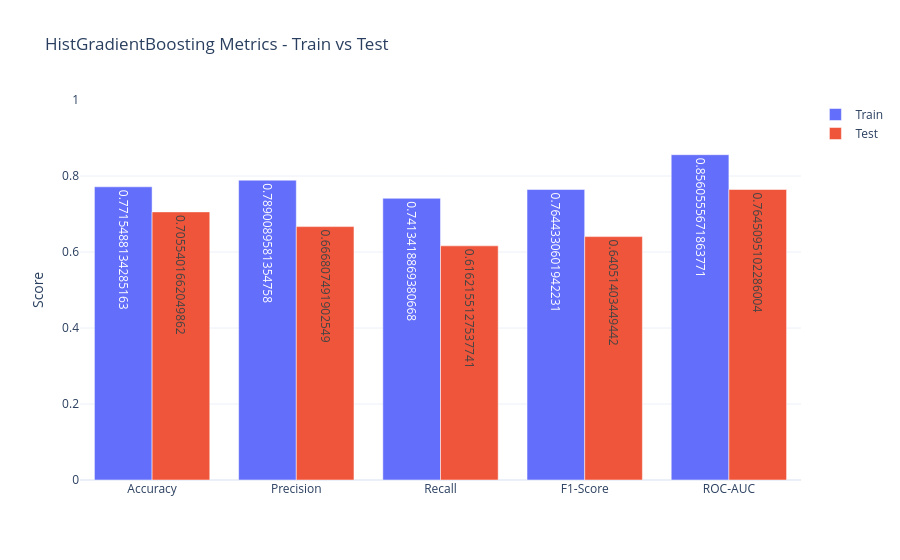

Notebook code cell kept with this figure:
### Code cell
import plotly.graph_objects as go
import pandas as pd

# Prepare metrics for plotting
train_metrics_hgb = {
    'Accuracy': train_hgb_metrics['accuracy'],
    'Precision': train_hgb_metrics['precision'],
    'Recall': train_hgb_metrics['recall'],
    'F1-Score': train_hgb_metrics['f1_score'],
    'ROC-AUC': train_hgb_metrics['roc_auc']
}

test_metrics_hgb = {
    'Accuracy': test_hgb_metrics['accuracy'],
    'Precision': test_hgb_metrics['precision'],
    'Recall': test_hgb_metrics['recall'],
    'F1-Score': test_hgb_metrics['f1_score'],
    'ROC-AUC': test_hgb_metrics['roc_auc']
}

metrics_df = pd.DataFrame({
    'Metric': list(train_metrics_hgb.keys()),
    'Train': list(train_metrics_hgb.values()),
    'Test': list(test_metrics_hgb.values())
})

# Create interactive grouped bar chart
fig = go.Figure(data=[
    go.Bar(name='Train', x=metrics_df['Metric'], y=metrics_df['Train'], 
           text=metrics_df['Train'], textposition='auto'),
    go.Bar(name='Test', x=metrics_df['Metric'], y=metrics_df['Test'], 
           text=metrics_df['Test'], textposition='auto')
])

# Customize layout
fig.update_layout(
    title='HistGradientBoosting Metrics - Train vs Test',
    yaxis=dict(title='Score', range=[0, 1]),
    barmode='group',
    template='plotly_white'
)

fig.show()

### Figure 1 — Plotly figure (JSON) as saved in the notebook; plotly's stock layout.template omitted (floating-point values rounded to 4 significant figures)
{"data": [{"name": "Train", "text": [0.7715, 0.789, 0.7413, 0.7644, 0.8561], "textposition": "auto", "type": "bar", "x": ["Accuracy", "Precision", "Recall", "F1-Score", "ROC-AUC"], "y": [0.7715, 0.789, 0.7413, 0.7644, 0.8561]}, {"name": "Test", "text": [0.7055, 0.6668, 0.6162, 0.6405, 0.7645], "textposition": "auto", "type": "bar", "x": ["Accuracy", "Precision", "Recall", "F1-Score", "ROC-AUC"], "y": [0.7055, 0.6668, 0.6162, 0.6405, 0.7645]}], "layout": {"barmode": "group", "title": {"text": "HistGradientBoosting Metrics - Train vs Test"}, "yaxis": {"range": [0, 1], "title": {"text": "Score"}}}}
